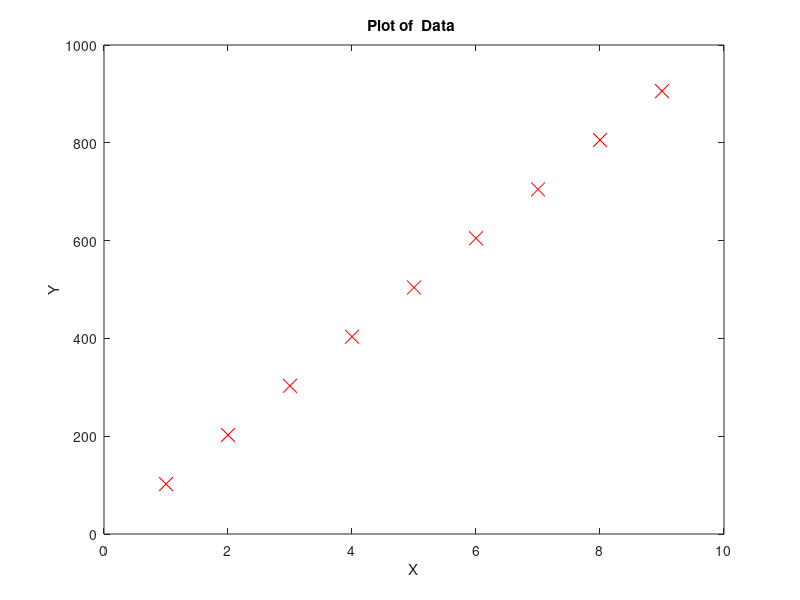
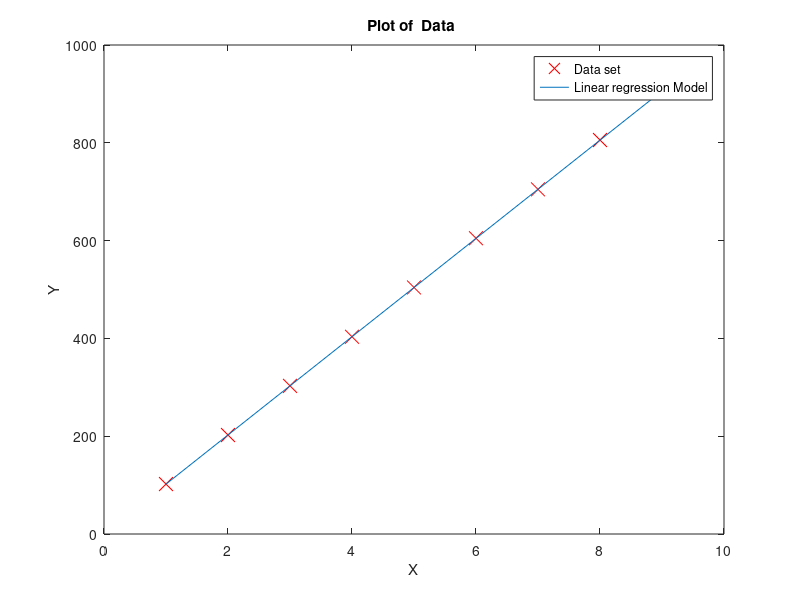

These charts were generated, in order, by the following MATLAB code:
% Standard Mathematical Approach using vector multiplication.
% θ = inverse(XT X)* XT *Y
clear ; 
close all; 
clc

% Multi Linear reggression
  theta_num = 3;
  
% Initialisation of Theta values. Y = Theta0 + ( Theta1 * X )
% form Theta as the vector of 2 * 1 matrix . 
 theta = ones(theta_num, 1);

% Data Intialisation %
Data = [ 2.0, 100, 0.001, 5.1, 102.1, 4.1;
         2.5, 200, 0.002, 6.1, 202.4, 6.0;
         3.0, 300, 0.003, 6.9, 303,   9.2;
         3.5, 400, 0.004, 7.8, 403.4, 12.0;
         4.0, 500, 0.005, 9.2, 504.2, 17;
         4.5, 600, 0.006, 9.9, 604.8, 20;
         5.0, 700, 0.007, 11.5,704.8, 25.5;
         5.5, 800, 0.008, 12.0,805.7, 31;
         6.0, 900, 0.009, 12.8,905.7, 36.4];
         
% Y1 Dependent variable  
 Y = Data(:,5);
 % n  number of the Data sets
 n  = length(Y) ;
 % X matrix of independent variables  where X1 = 1 and X2 is first column of Data
 X = Data(:,[1,2]);

% Plotting the data "y" 
figure(1); % open a new figure window
plot(Y,'rx','MarkerSize', 10);
title ("Plot of  Data ");
xlabel ("X");
ylabel ("Y");

%Matrix method
% formula inverse ( X_transpose * X)* X_transpose* y;
X = [ones(n,1), X];
theta = pinv(X'*X) * X' * Y;
fprintf('The theta values are %f  %f  %f\n', theta(1,1), theta(2,1), theta(3,1));  

 % Plot the linear reggression model.
figure(2)
plot(Y,'rx','MarkerSize', 10);
title ("Plot of  Data ");
xlabel ("X");
ylabel ("Y");
hold on; % keep previous plot visible
Y =  X*theta
plot(Y);
legend('Data set', 'Linear regression Model')
hold
 

